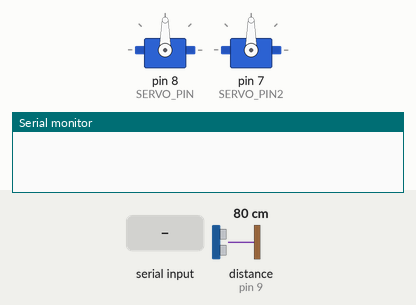
This sketch was run on a simulated Arduino Uno, built with avr-gcc and run on an emulated ATmega328P. Parts: 2 × servo, the last lines printed to the serial monitor. The test bench sets the inputs (shaded band); at power-on: distance to the obstacle (sensor on pin 9) 80 cm. The echo pulse lasts 58.3 µs per cm.

Above: at 1.2 s.
1.3 s: distance to the obstacle (sensor on pin 9) set to 2 cm
3.5 s: "trash" received over Serial
At 6.7 s:
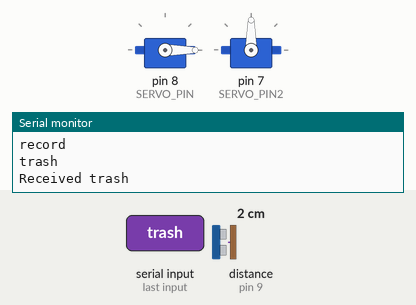
11.6 s: "electronic" received over Serial
At 15.4 s:
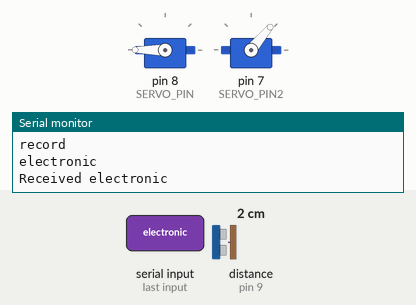
15.7 s: "Trash" received over Serial
At 20.6 s:
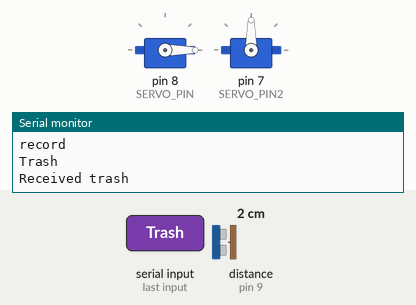
Timing chart, 0 to 20.8 s (numbered marks = the images above; inputs shaded):
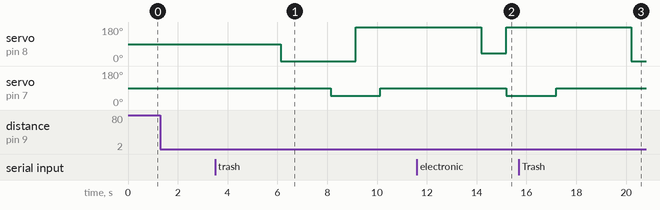

Measured:
- after the input at 3.5 s, servo on pin 8 (SERVO_PIN): 90° → 0° after 2.6 s, → 180° 3.0 s later; servo on pin 7 (SERVO_PIN2): 90° → 50° after 4.6 s, → 90° 2.0 s later
- after the input at 11.6 s, servo on pin 8 (SERVO_PIN): 180° → 40° after 2.6 s, → 180° 1.0 s later; servo on pin 7 (SERVO_PIN2): 90° → 50° after 3.6 s
- after the input at 15.7 s, servo on pin 8 (SERVO_PIN): 180° → 0° after 4.5 s

The sketch:

trashcan_polyhacks.ino
```cpp
#include "SR04.h"
#include <Servo.h>

#define SERVO_PIN 8
#define SERVO_PIN2 7

Servo servo;
Servo servo2;

const int trigPin = 9;
const int echoPin = 10;

SR04 sr04 = SR04(echoPin,trigPin);

bool capturing = false;
bool receivedCategory = false;
long distance;

void setup() {
  servo.attach(SERVO_PIN);
  servo2.attach(SERVO_PIN2);

  Serial.begin(9600);
}


void loop() {
  distance = sr04.Distance();

  if (distance < 8 && !capturing) {
    Serial.println("record");
    capturing = true;
  }

  String garbageType = "";
  if (Serial.available() > 0) {
    garbageType = Serial.readString();
    Serial.println(garbageType);
    receivedCategory = true;
  }


  if(capturing && receivedCategory) {
    if (garbageType == "trash" || garbageType == "Trash"){
      trash();

    } else if (garbageType == "metal can" || garbageType == "Metal can" || garbageType == "Metal Can"){
      metalCan();

    }else if (garbageType == "electronic" || garbageType == "Electronic"){
      electronic();

    }else if (garbageType == "compost" || garbageType == "Compost"){
      compost();

    }else if (garbageType == "plastic" || garbageType == "Plastic"){
      plastic();

    }

    capturing = false;
    receivedCategory = false;
  }


  delay(1000);

}

void trash() {
  Serial.println("Received trash");
  delay(1000);
  servo.write(0);
  delay(2000);
  servo.write(-180);
  servo2.write(50);
  delay(1000);

  servo.write(360);
  delay(1000);
  servo2.write(90);
}

void metalCan() {
  Serial.println("Received metal can");
  delay(1000);
  servo.write(0);
  delay(2000);
  servo.write(180);
  servo2.write(50);
  delay(1000);
  delay(1000);
  servo2.write(90);
}

void electronic() {
  Serial.println("Received electronic");
  delay(1000);
  servo.write(40);
  delay(1000);
  servo.write(180);
  servo2.write(50);
  delay(1000);
  delay(1000);
  servo2.write(90);
}

void compost() {
  Serial.println("Received compost");
  delay(1000);
  servo.write(70);
  delay(1000);
  servo.write(180);
  servo2.write(50);
  delay(1000);
  delay(1000);
  servo2.write(90);
}

void plastic() {
  Serial.println("Received plastic");
  delay(1000);
  servo2.write(50);
  delay(1000);
  delay(1000);
  servo2.write(90);
}
```
